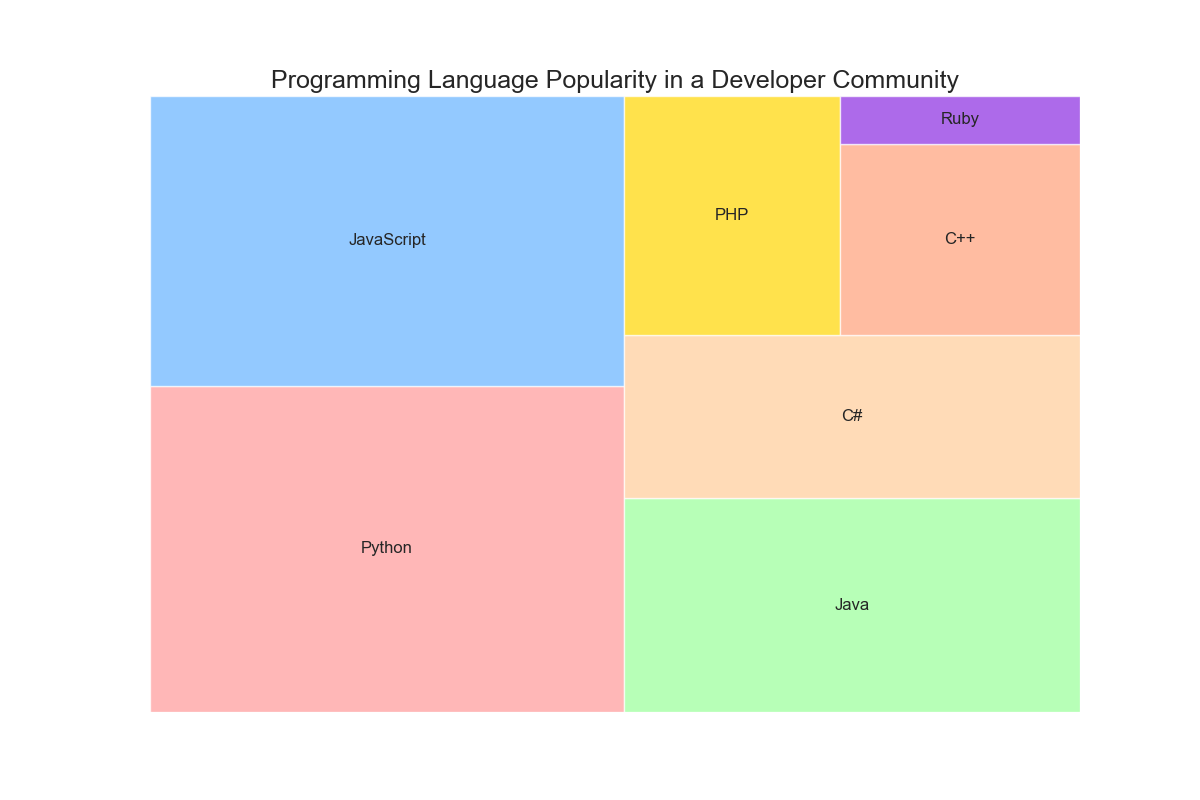

Write the Python code that produced this figure.

import matplotlib.pyplot as plt
import pandas as pd
import squarify

# Data for the treemap
data = {
    'Language': ['Python', 'JavaScript', 'Java', 'C#', 'PHP', 'C++', 'Ruby'],
    'Developers': [1500, 1300, 950, 700, 500, 450, 100],
    'Share': [0.27, 0.24, 0.17, 0.13, 0.09, 0.08, 0.02]
}

# Convert the data to a DataFrame
df = pd.DataFrame(data)

# Define color list
colors = ['#FF9999', '#66B2FF', '#99FF99', '#FFCC99', '#FFD700', '#FFA07A', '#8A2BE2']

# Plot the Treemap
plt.figure(figsize=(12, 8))
squarify.plot(sizes=df['Share'], label=df['Language'], color=colors, alpha=0.7)
plt.title('Programming Language Popularity in a Developer Community', fontsize=18)
plt.axis('off')
plt.show()
